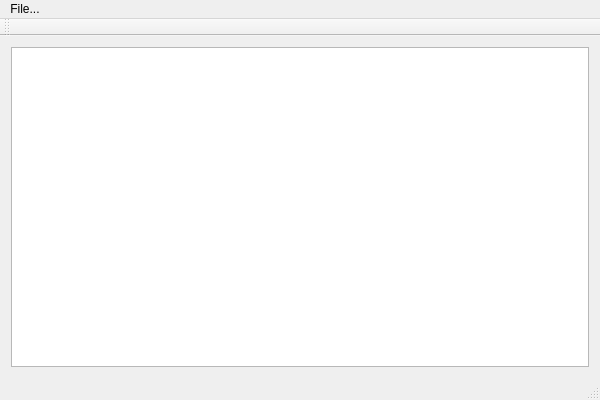
<?xml version="1.0" encoding="UTF-8"?>
<ui version="4.0">
 <class>MainWindow</class>
 <widget class="QMainWindow" name="MainWindow">
  <property name="geometry">
   <rect>
    <x>0</x>
    <y>0</y>
    <width>600</width>
    <height>400</height>
   </rect>
  </property>
  <property name="windowTitle">
   <string>MainWindow</string>
  </property>
  <widget class="QWidget" name="centralWidget">
   <layout class="QHBoxLayout" name="horizontalLayout">
    <item>
     <widget class="mapGraphicsView" name="graphicsView">
      <property name="dragMode">
       <enum>QGraphicsView::ScrollHandDrag</enum>
      </property>
      <property name="optimizationFlags">
       <set>QGraphicsView::DontAdjustForAntialiasing</set>
      </property>
     </widget>
    </item>
   </layout>
  </widget>
  <widget class="QMenuBar" name="menuBar">
   <property name="geometry">
    <rect>
     <x>0</x>
     <y>0</y>
     <width>600</width>
     <height>28</height>
    </rect>
   </property>
   <widget class="QMenu" name="menuFile">
    <property name="title">
     <string>File...</string>
    </property>
   </widget>
   <addaction name="menuFile"/>
  </widget>
  <widget class="QToolBar" name="mainToolBar">
   <attribute name="toolBarArea">
    <enum>TopToolBarArea</enum>
   </attribute>
   <attribute name="toolBarBreak">
    <bool>false</bool>
   </attribute>
  </widget>
  <widget class="QStatusBar" name="statusBar"/>
 </widget>
 <layoutdefault spacing="6" margin="11"/>
 <customwidgets>
  <customwidget>
   <class>mapGraphicsView</class>
   <extends>QGraphicsView</extends>
   <header>mapgraphicsview.h</header>
  </customwidget>
 </customwidgets>
 <resources/>
 <connections/>
</ui>
